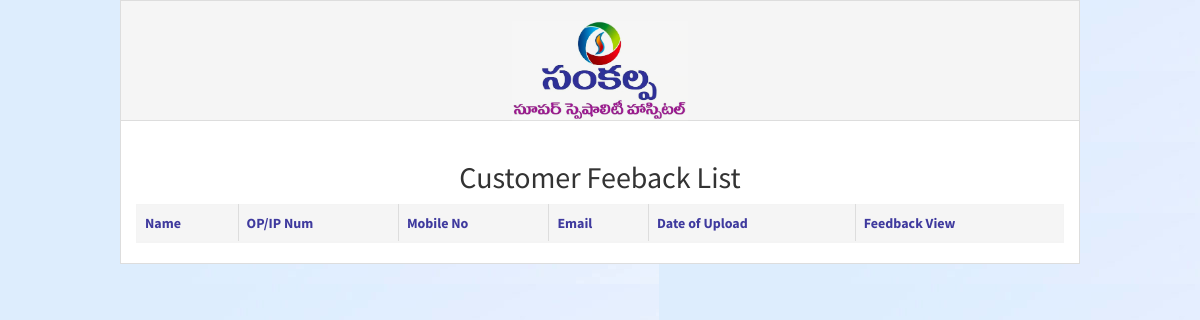
The app's page /index.php/feedback/list_view, older data.
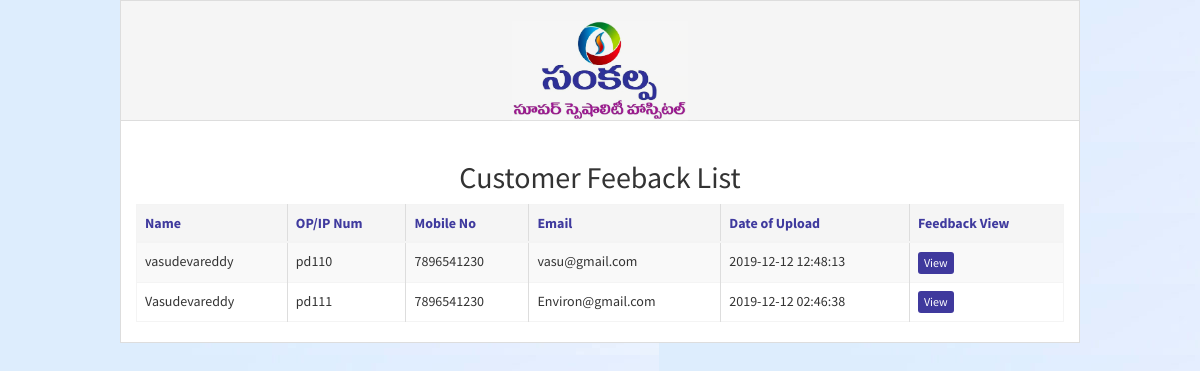
The same page, newer data.
### tables this page shows
CREATE TABLE `feed_back` (
  `f_b_id` int(11) NOT NULL AUTO_INCREMENT,
  `name` varchar(250) DEFAULT NULL,
  `type` varchar(250) DEFAULT NULL,
  `p_no` varchar(250) DEFAULT NULL,
  `email_id` varchar(250) DEFAULT NULL,
  `phone_no` varchar(250) DEFAULT NULL,
  `qus1` varchar(250) DEFAULT NULL,
  `qus2` varchar(250) DEFAULT NULL,
  `qus3` varchar(250) DEFAULT NULL,
  `qus4` varchar(250) DEFAULT NULL,
  `qus5` varchar(250) DEFAULT NULL,
  `qus6` varchar(250) DEFAULT NULL,
  `qus7` varchar(250) DEFAULT NULL,
  `qus8` varchar(250) DEFAULT NULL,
  `qus9` varchar(250) DEFAULT NULL,
  `qus10` varchar(250) DEFAULT NULL,
  `qus11` varchar(250) DEFAULT NULL,
  `comment` text,
  `created_at` datetime DEFAULT NULL,
  PRIMARY KEY (`f_b_id`)
);

### application/controllers/Feedback.php (called while the page is built, shortened)
<?php
class Feedback extends CI_Controller {
	public function __construct()
	{
		$this->load->helper(array('form', 'url'));
		$this->load->library('form_validation');
		$this->load->library('session');
		$this->load->library('email');
		$this->load->library('user_agent');
		$this->load->helper('directory');
		$this->load->helper('security');
		$this->load->model('Feedback_model');
	}
	public function list_view()
	{
		$data['f_list']=$this->Feedback_model->get_all_feedback_list();
		$this->load->view('html/list_view',$data);
	}
}

### index.php (called while the page is built, shortened)
<?php
require_once BASEPATH.'core/CodeIgniter.php';

### application/models/Feedback_model.php (called while the page is built, shortened)
<?php if ( ! defined('BASEPATH')) exit('No direct script access allowed');
class Feedback_model extends CI_Model
{
	public  function get_all_feedback_list(){
		$this->db->select('fd.*')->from('feed_back as fd');
		return $this->db->get()->result_array();
	}
  }

### application/views/html/list_view.php (the view, shortened to what this page needs)
<!DOCTYPE html>
<html>
<head>
	<link rel="stylesheet" href="<?php echo base_url(); ?>assets/back/css/bootstrap.min.css">
	<link href="<?php echo base_url(); ?>assets/back/css/bootstrapValidator.min.css" rel="stylesheet">
	<link rel="stylesheet" href="https://cdnjs.cloudflare.com/ajax/libs/font-awesome/4.5.0/css/font-awesome.min.css">
	<link rel="stylesheet" href="https://cdnjs.cloudflare.com/ajax/libs/ionicons/2.0.1/css/ionicons.min.css">
	<link rel="stylesheet" href="<?php echo base_url(); ?>assets/back/css/dataTables.bootstrap.css">
	<link rel="stylesheet" href="<?php echo base_url(); ?>assets/back/css/daterangepicker.css">
	<link rel="stylesheet" href="<?php echo base_url(); ?>assets/back/css/datepicker3.css">
	<link rel="stylesheet" href="<?php echo base_url(); ?>assets/back/css/bootstrap-timepicker.min.css">
	<link rel="stylesheet" href="<?php echo base_url(); ?>assets/back/css/bootstrap-colorpicker.min.css">
	<link rel="stylesheet" href="<?php echo base_url(); ?>assets/back/css/select2.min.css">
	<link rel="stylesheet" href="<?php echo base_url(); ?>assets/back/css/custom.css">
	<link rel="stylesheet" href="<?php echo base_url(); ?>assets/back/css/fullcalendar.min.css">
	<link rel="stylesheet" href="<?php echo base_url(); ?>assets/back/css/AdminLTE.min.css">
	<link rel="stylesheet" href="<?php echo base_url(); ?>assets/back/css/skins/_all-skins.min.css">
	<link rel="stylesheet" href="<?php echo base_url(); ?>assets/back/css/style.css">
	<link rel="stylesheet" href="<?php echo base_url(); ?>assets/back/css/blue.css">
	<link rel="stylesheet" href="<?php echo base_url(); ?>assets/back/css/morris.css">
	<link rel="stylesheet" href="<?php echo base_url(); ?>assets/back/css/jquery-jvectormap-1.2.2.css">
	<link rel="stylesheet" href="<?php echo base_url(); ?>assets/back/css/bootstrap3-wysihtml5.min.css">
</head>
<body class="login-bg-feed">
	<div class="" style="display:flex;justify-content: center;">
	<div class="page-container">
		<div  style="background:#f5f5f5;padding:20px;width:100%;height:120px;border-bottom:1px solid #ddd" >
			<a href="<?php echo base_url(''); ?>"><div class="col-md-12 text-center">
				<img style="height:100px;margin:0 auto;" class="img-responsive" src="<?php echo base_url(); ?>assets/back/img/logo.png">
			</div></a>
		</div>
		<div class="clearfix">&nbsp;</div>
		<div class="row">
			<div class="container-fluid" >
			<div class="col-md-12 text-center">
				<h2>Customer Feeback List</h2>
			</div>
			<div class="col-md-12 ">
		<table id="example" class="table table-striped table-bordered" style="width:100%">
        <thead>
            <tr>
                <th>Name</th>
                <th>OP/IP Num</th>
                <th>Mobile No</th>
                <th>Email</th>
                <th>Date of Upload</th>
                <th>Feedback View</th>
            </tr>
        </thead>
        <tbody>
		<?php if(isset($f_list) && count($f_list)>0){ ?>
			<?php foreach($f_list as $fl){ ?>
				<tr>
					<td><?php echo $fl['name']; ?></td>
					<td><?php echo $fl['p_no']; ?></td>
					<td><?php echo $fl['phone_no']; ?></td>
					<td><?php echo $fl['email_id']; ?></td>
					<td><?php echo $fl['created_at']; ?></td>
					<td><a class="btn btn-primary btn-xs" href="<?php echo base_url('feedback/view/'.base64_encode($fl['f_b_id'])); ?>">View</a></td>
				</tr>
			<?php } ?>
		<?php } ?>
        </tbody>
    </table>
			</div>
			</div>
		</div>
	</div>
	</div>
</body>
</html>

### assets/back/css/style.css (style rules this page uses)
.login-bg-feed { background: url(../img/login_bg-fedd.jpg) ; background-repeat: repeat; height:100%; }

### application/views/html/list_view.php (style rules this page uses)
.page-container { width:80%; border:1px solid #ddd; background:#fff; }

Row changes from the older to the newer data that the page shows:
added feed_back: name "vasudevareddy", p_no "pd110", phone_no "7896541230", email "vasu@gmail.com", created_at "2019-12-12 12:48:13"
added feed_back: name "Vasudevareddy", p_no "pd111", phone_no "7896541230", email "Environ@gmail.com", created_at "2019-12-12 02:46:38"
